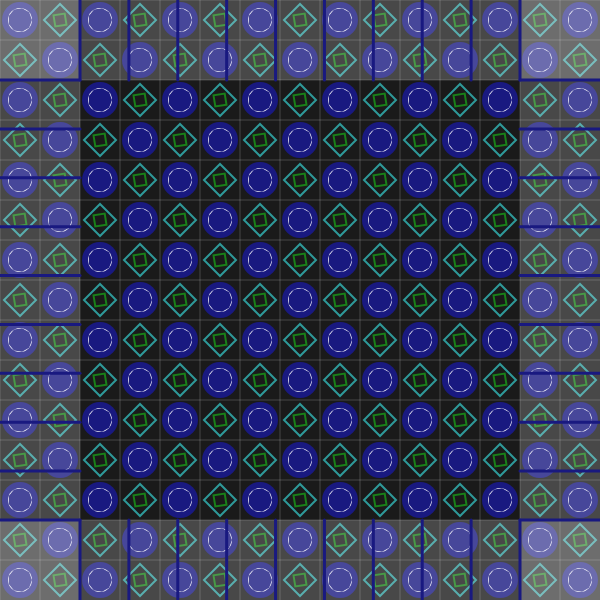
Frame 1 (no input)
Frame 2 (the mouse pressed at the canvas centre, redrawn once): identical to frame 1, image omitted

The p5.js sketch that drew this single still picture (run headless with seeded random() and noise() and a simulated clock; the mouse was pressed at the canvas centre and the sketch redrawn once):

// p5.js sketch
// ── sketch.js
let pattern;
let gridSize = 40;
let borderSize = 80;

function setup() {
  createCanvas(600, 600);
  colorMode(HSB, 360, 100, 100, 1);
  noLoop();
  
  // Create a pattern texture
  pattern = createGraphics(width, height);
  pattern.colorMode(HSB, 360, 100, 100, 1);
  pattern.background(0, 0, 10);
  
  drawPattern();
}

function draw() {
  background(0, 0, 10);
  
  // Draw the pattern
  image(pattern, 0, 0);
  
  // Draw border
  drawBorder();
}

function drawPattern() {
  pattern.noStroke();
  
  // Draw main motifs
  for (let y = 0; y < height; y += gridSize) {
    for (let x = 0; x < width; x += gridSize) {
      if ((x + y) % (gridSize * 2) === 0) {
        drawMotif1(pattern, x + gridSize/2, y + gridSize/2);
      } else if ((x - y) % (gridSize * 2) === 0) {
        drawMotif2(pattern, x + gridSize/2, y + gridSize/2);
      } else {
        drawMotif3(pattern, x + gridSize/2, y + gridSize/2);
      }
    }
  }
  
  // Draw lattice grid
  pattern.stroke(0, 0, 100, 0.2);
  pattern.strokeWeight(1);
  
  for (let y = 0; y < height; y += gridSize) {
    pattern.line(0, y, width, y);
  }
  
  for (let x = 0; x < width; x += gridSize) {
    pattern.line(x, 0, x, height);
  }
}

function drawMotif1(g, x, y) {
  g.push();
  g.translate(x, y);
  g.rotate(frameCount * 0.01);
  
  // Outer ring
  g.fill(240, 80, 50);
  g.ellipse(0, 0, gridSize * 0.9, gridSize * 0.9);
  
  // Inner ring
  g.fill(0, 0, 100);
  g.ellipse(0, 0, gridSize * 0.6, gridSize * 0.6);
  
  // Crescent shape
  g.fill(240, 80, 50);
  g.beginShape();
  for (let i = 0; i < 10; i++) {
    let angle = map(i, 0, 9, 0, TWO_PI);
    let r = gridSize * 0.3;
    let px = cos(angle) * r;
    let py = sin(angle) * r;
    g.vertex(px, py);
  }
  g.endShape(CLOSE);
  
  g.pop();
}

function drawMotif2(g, x, y) {
  g.push();
  g.translate(x, y);
  g.rotate(frameCount * -0.01);
  
  // Rhombus pattern
  g.fill(300, 70, 40);
  g.beginShape();
  g.vertex(0, -gridSize/2);
  g.vertex(gridSize/2, 0);
  g.vertex(0, gridSize/2);
  g.vertex(-gridSize/2, 0);
  g.endShape(CLOSE);
  
  // Inner diamond
  g.fill(0, 0, 100);
  g.beginShape();
  g.vertex(0, -gridSize/4);
  g.vertex(gridSize/4, 0);
  g.vertex(0, gridSize/4);
  g.vertex(-gridSize/4, 0);
  g.endShape(CLOSE);
  
  g.pop();
}

function drawMotif3(g, x, y) {
  g.push();
  g.translate(x, y);
  g.rotate(frameCount * 0.02);
  
  // Knotwork pattern
  g.stroke(180, 70, 60);
  g.strokeWeight(2);
  g.noFill();
  
  g.beginShape();
  for (let i = 0; i < 5; i++) {
    let angle = map(i, 0, 4, 0, TWO_PI);
    let r = gridSize * 0.4;
    let px = cos(angle) * r;
    let py = sin(angle) * r;
    g.vertex(px, py);
  }
  g.endShape(CLOSE);
  
  // Inner pattern
  g.stroke(120, 80, 50);
  g.beginShape();
  for (let i = 0; i < 5; i++) {
    let angle = map(i, 0, 4, 0, TWO_PI) + PI/5;
    let r = gridSize * 0.2;
    let px = cos(angle) * r;
    let py = sin(angle) * r;
    g.vertex(px, py);
  }
  g.endShape(CLOSE);
  
  g.pop();
}

function drawBorder() {
  // Draw a border band
  noStroke();
  fill(0, 0, 100, 0.2);
  
  rect(0, 0, width, borderSize);           // Top
  rect(0, height - borderSize, width, borderSize);  // Bottom
  rect(0, 0, borderSize, height);          // Left
  rect(width - borderSize, 0, borderSize, height);  // Right
  
  // Draw decorative border elements
  stroke(240, 80, 50);
  strokeWeight(3);
  
  for (let i = 0; i < 10; i++) {
    let x = map(i, 0, 9, borderSize, width - borderSize);
    line(x, borderSize, x, 0);
    line(x, height - borderSize, x, height);
  }
  
  for (let i = 0; i < 10; i++) {
    let y = map(i, 0, 9, borderSize, height - borderSize);
    line(borderSize, y, 0, y);
    line(width - borderSize, y, width, y);
  }
}
